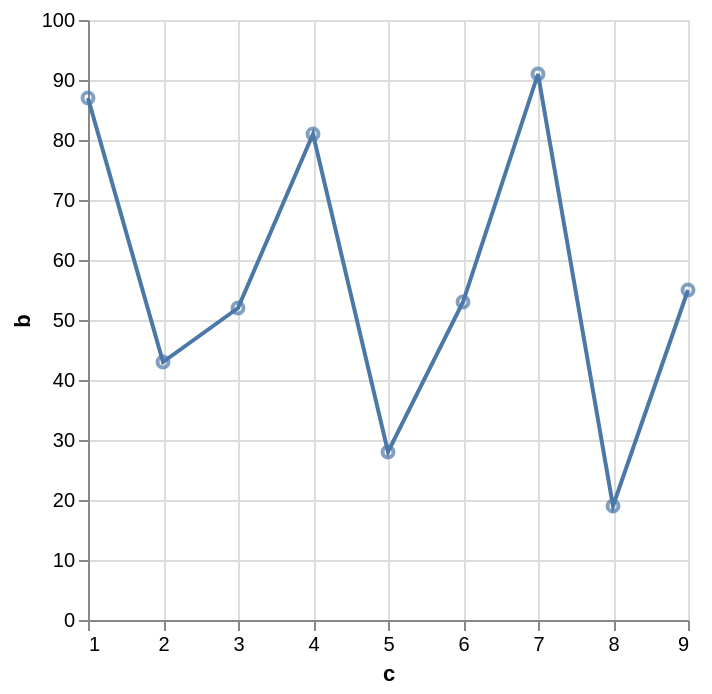

The specification (Vega-Lite) saved for this image:
### Vega specification from a JSON file in a GitHub repository (floating-point values rounded to 4 significant figures)
{"$schema": "https://vega.github.io/schema/vega/v6.json", "background": "white", "padding": 5, "width": 300, "height": 300, "style": "cell", "data": [{"name": "source_0", "values": [{"a": "A", "b": 28, "c": 5, "g": "x"}, {"a": "B", "b": 55, "c": 9, "g": "y"}, {"a": "C", "b": 43, "c": 2, "g": "x"}, {"a": "D", "b": 91, "c": 7, "g": "y"}, {"a": "E", "b": 81, "c": 4, "g": "x"}, {"a": "F", "b": 53, "c": 6, "g": "y"}, {"a": "G", "b": 19, "c": 8, "g": "x"}, {"a": "H", "b": 87, "c": 1, "g": "y"}, {"a": "I", "b": 52, "c": 3, "g": "x"}]}, {"name": "data_0", "source": "source_0", "transform": [{"type": "formula", "expr": "toNumber(datum[\"c\"])", "as": "c"}]}, {"name": "data_1", "source": "data_0", "transform": [{"type": "filter", "expr": "isValid(datum[\"c\"]) && isFinite(+datum[\"c\"]) && isValid(datum[\"b\"]) && isFinite(+datum[\"b\"])"}]}], "marks": [{"name": "layer_0_marks", "type": "line", "style": ["line"], "sort": {"field": "x"}, "from": {"data": "data_0"}, "encode": {"update": {"stroke": {"value": "#4c78a8"}, "description": {"signal": "\"c: \" + (format(datum[\"c\"], \"\")) + \"; b: \" + (format(datum[\"b\"], \"\"))"}, "x": {"scale": "x", "field": "c"}, "y": {"scale": "y", "field": "b"}, "defined": {"signal": "isValid(datum[\"c\"]) && isFinite(+datum[\"c\"]) && isValid(datum[\"b\"]) && isFinite(+datum[\"b\"])"}}}}, {"name": "layer_1_marks", "type": "symbol", "style": ["point"], "from": {"data": "data_1"}, "encode": {"update": {"opacity": {"value": 0.7}, "fill": {"value": "transparent"}, "stroke": {"value": "#4c78a8"}, "ariaRoleDescription": {"value": "point"}, "description": {"signal": "\"c: \" + (format(datum[\"c\"], \"\")) + \"; b: \" + (format(datum[\"b\"], \"\"))"}, "x": {"scale": "x", "field": "c"}, "y": {"scale": "y", "field": "b"}}}}], "scales": [{"name": "x", "type": "linear", "domain": {"fields": [{"data": "data_0", "field": "c"}, {"data": "data_1", "field": "c"}]}, "range": [0, {"signal": "width"}], "nice": true, "zero": false}, {"name": "y", "type": "linear", "domain": {"fields": [{"data": "data_0", "field": "b"}, {"data": "data_1", "field": "b"}]}, "range": [{"signal": "height"}, 0], "nice": true, "zero": true}], "axes": [{"scale": "x", "orient": "bottom", "gridScale": "y", "grid": true, "tickCount": {"signal": "ceil(width/40)"}, "domain": false, "labels": false, "aria": false, "maxExtent": 0, "minExtent": 0, "ticks": false, "zindex": 0}, {"scale": "y", "orient": "left", "gridScale": "x", "grid": true, "tickCount": {"signal": "ceil(height/40)"}, "domain": false, "labels": false, "aria": false, "maxExtent": 0, "minExtent": 0, "ticks": false, "zindex": 0}, {"scale": "x", "orient": "bottom", "grid": false, "title": "c", "labelFlush": true, "labelOverlap": true, "tickCount": {"signal": "ceil(width/40)"}, "zindex": 0}, {"scale": "y", "orient": "left", "grid": false, "title": "b", "labelOverlap": true, "tickCount": {"signal": "ceil(height/40)"}, "zindex": 0}]}
